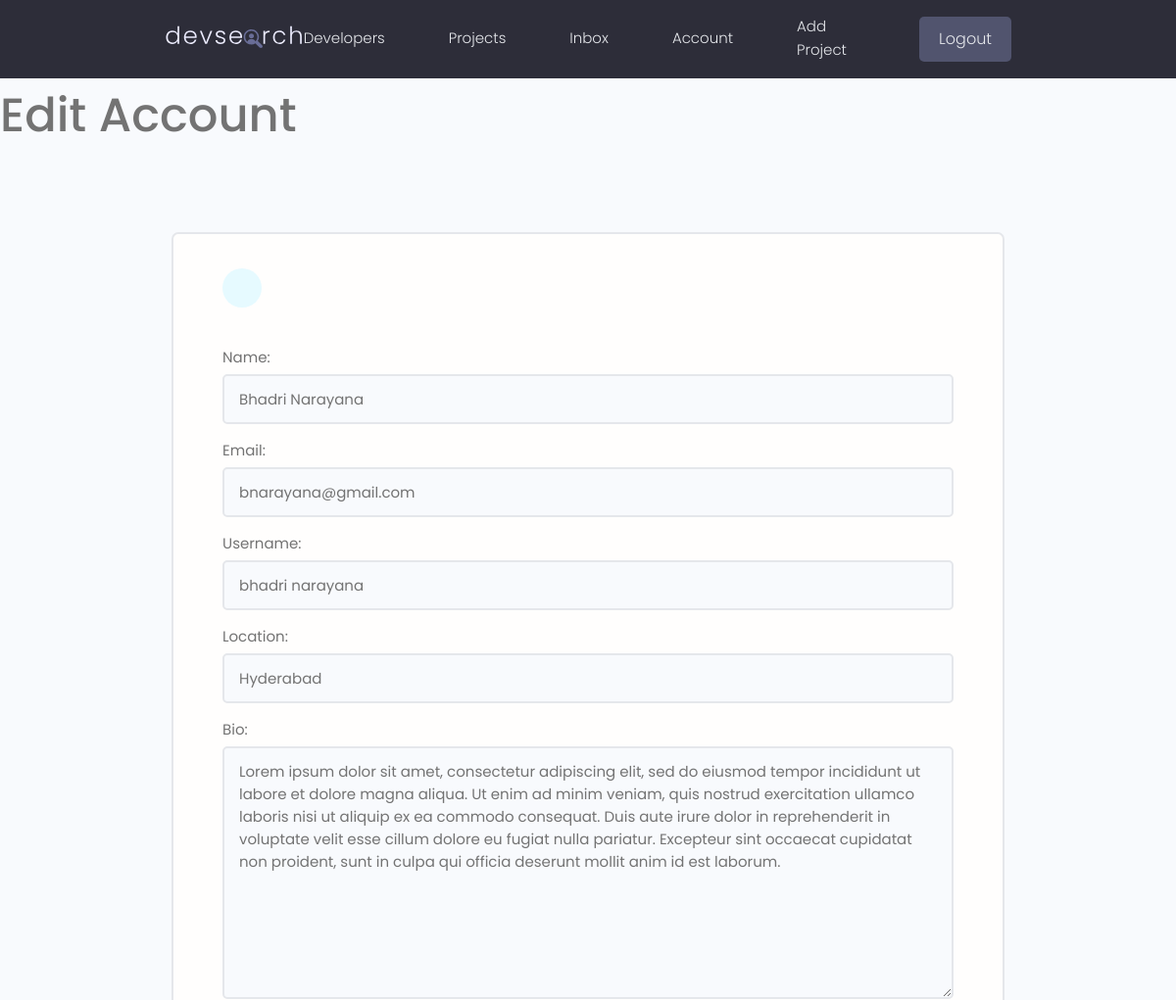
Before: /edit-account/ (signed in, upper part) with the older database file.
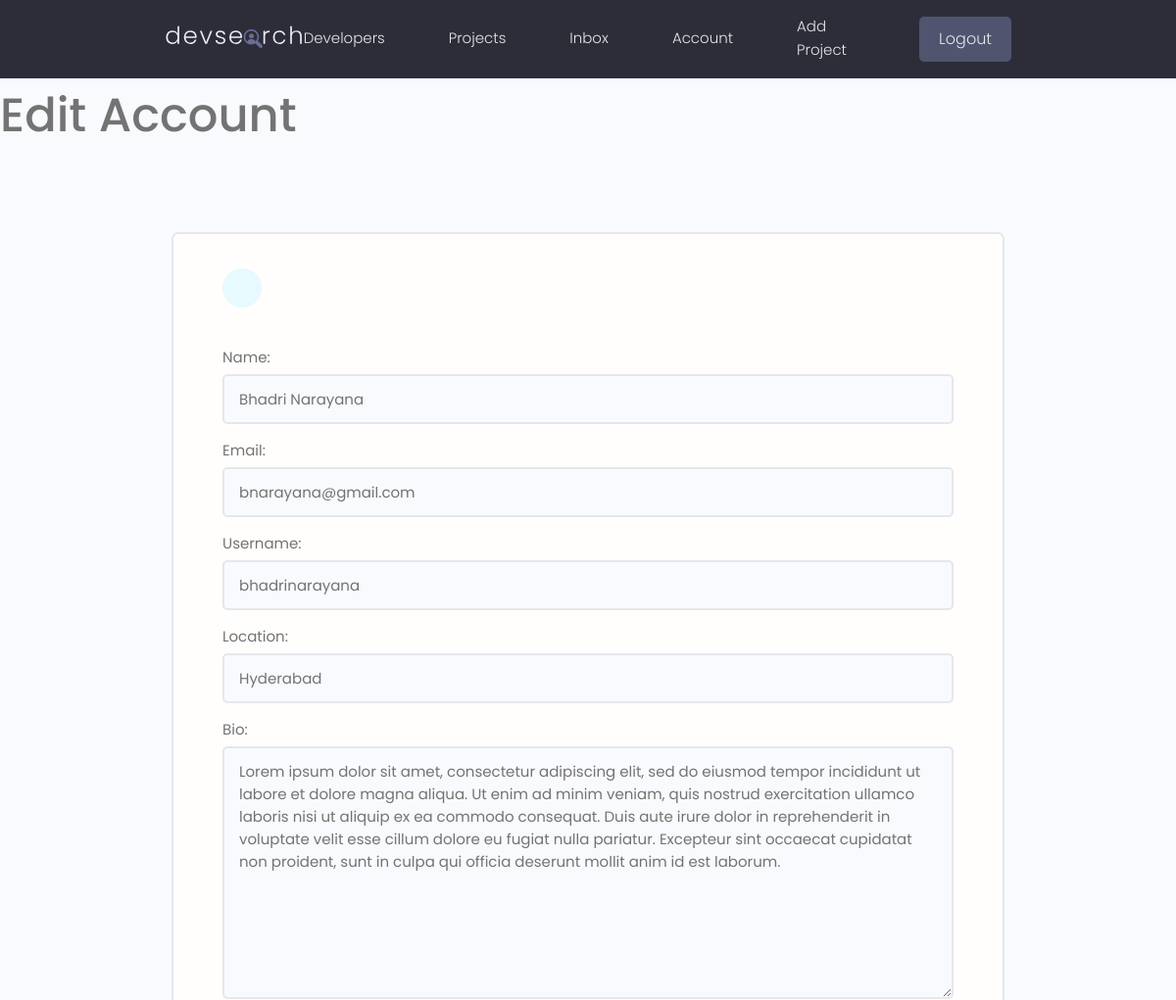
After: the same page with the newer database file.
### users/models.py (models this page shows, shortened)
class Profile(models.Model):
    user = models.OneToOneField(User, on_delete = models.CASCADE, null = True, blank = True)
    name = models.CharField(max_length = 200, blank = True, null = True)
    username = models.CharField(unique = True, max_length=200, blank = True, null = True)
    location = models.CharField(max_length=200, blank = True, null = True)
    email = models.EmailField(max_length = 500, blank = True, null = True)
    short_intro = models.CharField(max_length = 200, blank = True, null = True)
    bio = models.TextField(blank = True, null = True)
    profile_image = models.ImageField(null = True, blank = True, upload_to = 'profiles/', default="profiles/default.png")
    social_github = models.CharField(max_length = 200, blank=True, null = True)
    social_twitter = models.CharField(max_length = 200, blank=True, null = True)
    social_linkedin = models.CharField(max_length = 200, blank=True, null = True)
    social_youtube = models.CharField(max_length = 200, blank=True, null = True)
    social_website = models.CharField(max_length = 200, blank=True, null = True)
    created = models.DateTimeField(auto_now_add=True)
    id = models.UUIDField(default = uuid.uuid4, primary_key=True, unique=True, editable=False)

### users/views.py (the view, shortened to what this page needs)
# urls.py: path('edit-account/', views.editAccount, name = 'edit-account'),
@login_required(login_url='login')
def editAccount(request):
    profile = request.user.profile
    form = ProfileForm(instance = profile)
    return render(request, 'users/profile_form.html', {'form':form})

### users/forms.py
class ProfileForm(ModelForm):
    class Meta:
        model = Profile
        fields = ['name', 'email', 'username', 'location', 'bio', 'short_intro', 'profile_image', 'social_github', 'social_linkedin', 'social_twitter', 'social_youtube', 'social_website']
    def __init__(self, *args, **kwargs):
        super(ProfileForm, self).__init__(*args, **kwargs)
        for name, field in self.fields.items():
            field.widget.attrs.update({'class': 'input'})

### users/templates/users/profile_form.html (shortened to what this page needs)
{% extends 'main.html' %}
{% block content %}
<h1>Edit Account</h1>
<main class="formPage my-xl">
    <div class="content-box">
        <div class="formWrapper">
            <a class="backButton" href="#"></a>
            <br>
            <form class="form" method="POST" action = "{% url 'edit-account' %}" enctype = "multipart/form-data">
                {% for field in form %}
                <div class="form__field">
                    <label for="formInput#text">{{field.label}}: </label>
                    {{field}}
                </div>
                {% endfor %}
            </form>
        </div>
    </div>
</main>
{% endblock content %}

Changed rows visible on the page:
changed Profile "Bhadri Narayana": username "bhadri narayana" → "bhadrinarayana"
